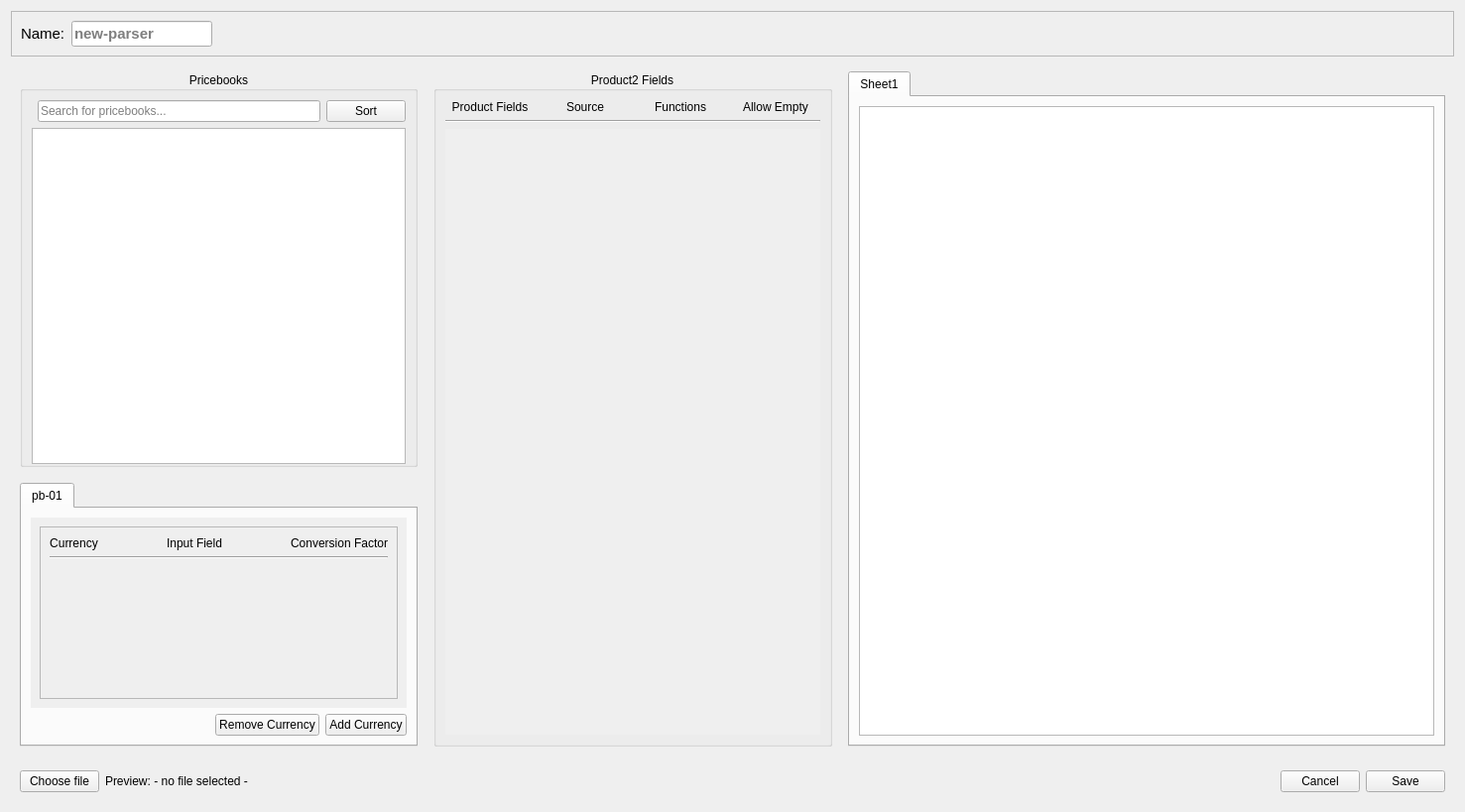
<?xml version="1.0" encoding="UTF-8"?>
<ui version="4.0">
 <class>ParserEditor</class>
 <widget class="QWidget" name="ParserEditor">
  <property name="geometry">
   <rect>
    <x>0</x>
    <y>0</y>
    <width>1477</width>
    <height>819</height>
   </rect>
  </property>
  <property name="windowTitle">
   <string>Form</string>
  </property>
  <property name="windowOpacity">
   <double>1.000000000000000</double>
  </property>
  <layout class="QGridLayout" name="gridLayout_13">
   <item row="0" column="0">
    <widget class="QFrame" name="parser_name_frame">
     <property name="sizePolicy">
      <sizepolicy hsizetype="Preferred" vsizetype="Fixed">
       <horstretch>0</horstretch>
       <verstretch>0</verstretch>
      </sizepolicy>
     </property>
     <property name="frameShape">
      <enum>QFrame::Shape::StyledPanel</enum>
     </property>
     <property name="frameShadow">
      <enum>QFrame::Shadow::Raised</enum>
     </property>
     <layout class="QGridLayout" name="gridLayout_6">
      <item row="0" column="2">
       <spacer name="horizontalSpacer_4">
        <property name="orientation">
         <enum>Qt::Orientation::Horizontal</enum>
        </property>
        <property name="sizeHint" stdset="0">
         <size>
          <width>566</width>
          <height>20</height>
         </size>
        </property>
       </spacer>
      </item>
      <item row="0" column="0">
       <widget class="QLabel" name="parser_name_label">
        <property name="font">
         <font>
          <pointsize>11</pointsize>
         </font>
        </property>
        <property name="text">
         <string>Name:</string>
        </property>
       </widget>
      </item>
      <item row="0" column="1">
       <widget class="QLineEdit" name="parser_name_line_edit">
        <property name="sizePolicy">
         <sizepolicy hsizetype="Fixed" vsizetype="Fixed">
          <horstretch>0</horstretch>
          <verstretch>0</verstretch>
         </sizepolicy>
        </property>
        <property name="font">
         <font>
          <pointsize>11</pointsize>
          <bold>true</bold>
         </font>
        </property>
        <property name="frame">
         <bool>true</bool>
        </property>
        <property name="placeholderText">
         <string>new-parser</string>
        </property>
        <property name="clearButtonEnabled">
         <bool>false</bool>
        </property>
       </widget>
      </item>
     </layout>
    </widget>
   </item>
   <item row="1" column="0">
    <widget class="QFrame" name="main_frame">
     <property name="frameShape">
      <enum>QFrame::Shape::NoFrame</enum>
     </property>
     <property name="frameShadow">
      <enum>QFrame::Shadow::Raised</enum>
     </property>
     <layout class="QGridLayout" name="gridLayout_7" rowstretch="3,2" columnstretch="2,2,3">
      <property name="spacing">
       <number>16</number>
      </property>
      <item row="0" column="0">
       <widget class="QGroupBox" name="pricebooks_groupbox">
        <property name="sizePolicy">
         <sizepolicy hsizetype="Preferred" vsizetype="Preferred">
          <horstretch>0</horstretch>
          <verstretch>0</verstretch>
         </sizepolicy>
        </property>
        <property name="autoFillBackground">
         <bool>false</bool>
        </property>
        <property name="title">
         <string>Pricebooks</string>
        </property>
        <property name="alignment">
         <set>Qt::AlignmentFlag::AlignCenter</set>
        </property>
        <property name="flat">
         <bool>true</bool>
        </property>
        <property name="checkable">
         <bool>false</bool>
        </property>
        <property name="checked">
         <bool>false</bool>
        </property>
        <layout class="QGridLayout" name="gridLayout_3">
         <property name="bottomMargin">
          <number>0</number>
         </property>
         <item row="0" column="1">
          <widget class="QLineEdit" name="pb_searchbar_line_edit">
           <property name="minimumSize">
            <size>
             <width>0</width>
             <height>0</height>
            </size>
           </property>
           <property name="inputMask">
            <string/>
           </property>
           <property name="text">
            <string/>
           </property>
           <property name="placeholderText">
            <string>Search for pricebooks...</string>
           </property>
          </widget>
         </item>
         <item row="1" column="0" colspan="3">
          <widget class="QListWidget" name="pricebooks_list">
           <property name="spacing">
            <number>0</number>
           </property>
           <property name="currentRow">
            <number>-1</number>
           </property>
           <property name="sortingEnabled">
            <bool>false</bool>
           </property>
          </widget>
         </item>
         <item row="0" column="2">
          <widget class="QPushButton" name="sort_button">
           <property name="text">
            <string>Sort</string>
           </property>
          </widget>
         </item>
        </layout>
       </widget>
      </item>
      <item row="0" column="1" rowspan="2">
       <widget class="QGroupBox" name="product_fields_frame">
        <property name="sizePolicy">
         <sizepolicy hsizetype="Expanding" vsizetype="Expanding">
          <horstretch>0</horstretch>
          <verstretch>0</verstretch>
         </sizepolicy>
        </property>
        <property name="minimumSize">
         <size>
          <width>370</width>
          <height>0</height>
         </size>
        </property>
        <property name="title">
         <string>Product2 Fields</string>
        </property>
        <property name="alignment">
         <set>Qt::AlignmentFlag::AlignCenter</set>
        </property>
        <property name="flat">
         <bool>false</bool>
        </property>
        <property name="checkable">
         <bool>false</bool>
        </property>
        <layout class="QGridLayout" name="gridLayout_4" columnstretch="0,0,0,0">
         <item row="0" column="2">
          <widget class="QLabel" name="functions_label">
           <property name="sizePolicy">
            <sizepolicy hsizetype="MinimumExpanding" vsizetype="Fixed">
             <horstretch>0</horstretch>
             <verstretch>0</verstretch>
            </sizepolicy>
           </property>
           <property name="text">
            <string>Functions</string>
           </property>
           <property name="alignment">
            <set>Qt::AlignmentFlag::AlignCenter</set>
           </property>
          </widget>
         </item>
         <item row="2" column="0" colspan="4">
          <widget class="Line" name="separation_line">
           <property name="sizePolicy">
            <sizepolicy hsizetype="Expanding" vsizetype="Fixed">
             <horstretch>0</horstretch>
             <verstretch>0</verstretch>
            </sizepolicy>
           </property>
           <property name="orientation">
            <enum>Qt::Orientation::Horizontal</enum>
           </property>
          </widget>
         </item>
         <item row="0" column="1">
          <widget class="QLabel" name="source_label">
           <property name="sizePolicy">
            <sizepolicy hsizetype="MinimumExpanding" vsizetype="Fixed">
             <horstretch>0</horstretch>
             <verstretch>0</verstretch>
            </sizepolicy>
           </property>
           <property name="text">
            <string>Source</string>
           </property>
           <property name="alignment">
            <set>Qt::AlignmentFlag::AlignCenter</set>
           </property>
          </widget>
         </item>
         <item row="0" column="3">
          <widget class="QLabel" name="allow_empty_label">
           <property name="sizePolicy">
            <sizepolicy hsizetype="MinimumExpanding" vsizetype="Fixed">
             <horstretch>0</horstretch>
             <verstretch>0</verstretch>
            </sizepolicy>
           </property>
           <property name="text">
            <string>Allow Empty</string>
           </property>
           <property name="alignment">
            <set>Qt::AlignmentFlag::AlignCenter</set>
           </property>
          </widget>
         </item>
         <item row="3" column="0" colspan="4">
          <widget class="QScrollArea" name="product_fields_scroll_area">
           <property name="sizePolicy">
            <sizepolicy hsizetype="MinimumExpanding" vsizetype="Expanding">
             <horstretch>0</horstretch>
             <verstretch>0</verstretch>
            </sizepolicy>
           </property>
           <property name="frameShape">
            <enum>QFrame::Shape::NoFrame</enum>
           </property>
           <property name="widgetResizable">
            <bool>true</bool>
           </property>
           <widget class="QWidget" name="product_fields_scroll_area_contents">
            <property name="geometry">
             <rect>
              <x>0</x>
              <y>0</y>
              <width>380</width>
              <height>610</height>
             </rect>
            </property>
            <layout class="QGridLayout" name="gridLayout_2">
             <item row="0" column="0" colspan="2">
              <spacer name="verticalSpacer">
               <property name="orientation">
                <enum>Qt::Orientation::Vertical</enum>
               </property>
               <property name="sizeHint" stdset="0">
                <size>
                 <width>20</width>
                 <height>40</height>
                </size>
               </property>
              </spacer>
             </item>
            </layout>
           </widget>
          </widget>
         </item>
         <item row="0" column="0">
          <widget class="QLabel" name="product_fields_label">
           <property name="sizePolicy">
            <sizepolicy hsizetype="MinimumExpanding" vsizetype="Fixed">
             <horstretch>0</horstretch>
             <verstretch>0</verstretch>
            </sizepolicy>
           </property>
           <property name="text">
            <string>Product Fields</string>
           </property>
           <property name="alignment">
            <set>Qt::AlignmentFlag::AlignCenter</set>
           </property>
          </widget>
         </item>
        </layout>
       </widget>
      </item>
      <item row="0" column="2" rowspan="2">
       <widget class="QTabWidget" name="xlsx_tabs">
        <property name="tabPosition">
         <enum>QTabWidget::TabPosition::North</enum>
        </property>
        <property name="tabShape">
         <enum>QTabWidget::TabShape::Rounded</enum>
        </property>
        <property name="currentIndex">
         <number>0</number>
        </property>
        <property name="elideMode">
         <enum>Qt::TextElideMode::ElideNone</enum>
        </property>
        <property name="documentMode">
         <bool>false</bool>
        </property>
        <property name="tabsClosable">
         <bool>false</bool>
        </property>
        <property name="movable">
         <bool>false</bool>
        </property>
        <property name="tabBarAutoHide">
         <bool>false</bool>
        </property>
        <widget class="QWidget" name="xlsx_tab_0">
         <attribute name="title">
          <string>Sheet1</string>
         </attribute>
         <layout class="QGridLayout" name="gridLayout_11">
          <item row="0" column="0">
           <widget class="QTableWidget" name="xlsx_table_0">
            <property name="rowCount">
             <number>0</number>
            </property>
           </widget>
          </item>
         </layout>
        </widget>
       </widget>
      </item>
      <item row="1" column="0">
       <widget class="QTabWidget" name="currecy_tabs">
        <property name="minimumSize">
         <size>
          <width>371</width>
          <height>0</height>
         </size>
        </property>
        <property name="currentIndex">
         <number>0</number>
        </property>
        <widget class="QWidget" name="currency_tab_0">
         <attribute name="title">
          <string>pb-01</string>
         </attribute>
         <layout class="QGridLayout" name="gridLayout_9">
          <item row="1" column="1">
           <widget class="QPushButton" name="remove_curr_button_0">
            <property name="text">
             <string>Remove Currency</string>
            </property>
           </widget>
          </item>
          <item row="1" column="2">
           <widget class="QPushButton" name="add_curr_button_0">
            <property name="text">
             <string>Add Currency</string>
            </property>
           </widget>
          </item>
          <item row="1" column="0">
           <spacer name="horizontalSpacer_11">
            <property name="orientation">
             <enum>Qt::Orientation::Horizontal</enum>
            </property>
            <property name="sizeHint" stdset="0">
             <size>
              <width>133</width>
              <height>20</height>
             </size>
            </property>
           </spacer>
          </item>
          <item row="0" column="0" colspan="3">
           <widget class="QScrollArea" name="curr_scroll_area_0">
            <property name="sizePolicy">
             <sizepolicy hsizetype="Expanding" vsizetype="Expanding">
              <horstretch>0</horstretch>
              <verstretch>0</verstretch>
             </sizepolicy>
            </property>
            <property name="frameShape">
             <enum>QFrame::Shape::NoFrame</enum>
            </property>
            <property name="widgetResizable">
             <bool>true</bool>
            </property>
            <widget class="QWidget" name="curr_scroll_area_contents_0">
             <property name="geometry">
              <rect>
               <x>0</x>
               <y>0</y>
               <width>379</width>
               <height>186</height>
              </rect>
             </property>
             <layout class="QGridLayout" name="gridLayout_10">
              <item row="0" column="0">
               <widget class="QFrame" name="curr_frame_0">
                <property name="sizePolicy">
                 <sizepolicy hsizetype="Expanding" vsizetype="Expanding">
                  <horstretch>0</horstretch>
                  <verstretch>0</verstretch>
                 </sizepolicy>
                </property>
                <property name="autoFillBackground">
                 <bool>false</bool>
                </property>
                <property name="frameShape">
                 <enum>QFrame::Shape::StyledPanel</enum>
                </property>
                <property name="frameShadow">
                 <enum>QFrame::Shadow::Raised</enum>
                </property>
                <layout class="QGridLayout" name="gridLayout_17">
                 <item row="0" column="3" colspan="2">
                  <widget class="QLabel" name="header_cf_label_0">
                   <property name="sizePolicy">
                    <sizepolicy hsizetype="Expanding" vsizetype="Fixed">
                     <horstretch>0</horstretch>
                     <verstretch>0</verstretch>
                    </sizepolicy>
                   </property>
                   <property name="text">
                    <string>Conversion Factor</string>
                   </property>
                   <property name="alignment">
                    <set>Qt::AlignmentFlag::AlignCenter</set>
                   </property>
                  </widget>
                 </item>
                 <item row="1" column="0" colspan="5">
                  <widget class="Line" name="curr_split_line_0">
                   <property name="sizePolicy">
                    <sizepolicy hsizetype="Expanding" vsizetype="Fixed">
                     <horstretch>0</horstretch>
                     <verstretch>0</verstretch>
                    </sizepolicy>
                   </property>
                   <property name="orientation">
                    <enum>Qt::Orientation::Horizontal</enum>
                   </property>
                  </widget>
                 </item>
                 <item row="2" column="2">
                  <spacer name="verticalSpacer_2">
                   <property name="orientation">
                    <enum>Qt::Orientation::Vertical</enum>
                   </property>
                   <property name="sizeHint" stdset="0">
                    <size>
                     <width>20</width>
                     <height>40</height>
                    </size>
                   </property>
                  </spacer>
                 </item>
                 <item row="0" column="0" colspan="2">
                  <widget class="QLabel" name="header_curr_label_0">
                   <property name="sizePolicy">
                    <sizepolicy hsizetype="Expanding" vsizetype="Fixed">
                     <horstretch>0</horstretch>
                     <verstretch>0</verstretch>
                    </sizepolicy>
                   </property>
                   <property name="text">
                    <string>Currency</string>
                   </property>
                   <property name="alignment">
                    <set>Qt::AlignmentFlag::AlignCenter</set>
                   </property>
                  </widget>
                 </item>
                 <item row="0" column="2">
                  <widget class="QLabel" name="header_input_label_0">
                   <property name="sizePolicy">
                    <sizepolicy hsizetype="Expanding" vsizetype="Fixed">
                     <horstretch>0</horstretch>
                     <verstretch>0</verstretch>
                    </sizepolicy>
                   </property>
                   <property name="text">
                    <string>Input Field</string>
                   </property>
                   <property name="alignment">
                    <set>Qt::AlignmentFlag::AlignCenter</set>
                   </property>
                  </widget>
                 </item>
                </layout>
               </widget>
              </item>
             </layout>
            </widget>
           </widget>
          </item>
         </layout>
        </widget>
       </widget>
      </item>
     </layout>
    </widget>
   </item>
   <item row="2" column="0">
    <widget class="QFrame" name="input_file_frame">
     <property name="frameShape">
      <enum>QFrame::Shape::NoFrame</enum>
     </property>
     <property name="frameShadow">
      <enum>QFrame::Shadow::Plain</enum>
     </property>
     <layout class="QGridLayout" name="gridLayout_5">
      <item row="0" column="1">
       <widget class="QLabel" name="input_file_label">
        <property name="sizePolicy">
         <sizepolicy hsizetype="Preferred" vsizetype="Maximum">
          <horstretch>0</horstretch>
          <verstretch>0</verstretch>
         </sizepolicy>
        </property>
        <property name="text">
         <string>Preview: - no file selected -</string>
        </property>
       </widget>
      </item>
      <item row="0" column="0">
       <widget class="QPushButton" name="choose_file_button">
        <property name="text">
         <string>Choose file</string>
        </property>
       </widget>
      </item>
      <item row="0" column="3">
       <widget class="QPushButton" name="cancel_editing_button">
        <property name="text">
         <string>Cancel</string>
        </property>
       </widget>
      </item>
      <item row="0" column="2">
       <spacer name="horizontalSpacer_2">
        <property name="orientation">
         <enum>Qt::Orientation::Horizontal</enum>
        </property>
        <property name="sizeHint" stdset="0">
         <size>
          <width>1018</width>
          <height>20</height>
         </size>
        </property>
       </spacer>
      </item>
      <item row="0" column="4">
       <widget class="QPushButton" name="save_parser_button">
        <property name="text">
         <string>Save</string>
        </property>
       </widget>
      </item>
     </layout>
    </widget>
   </item>
  </layout>
 </widget>
 <resources/>
 <connections/>
</ui>
